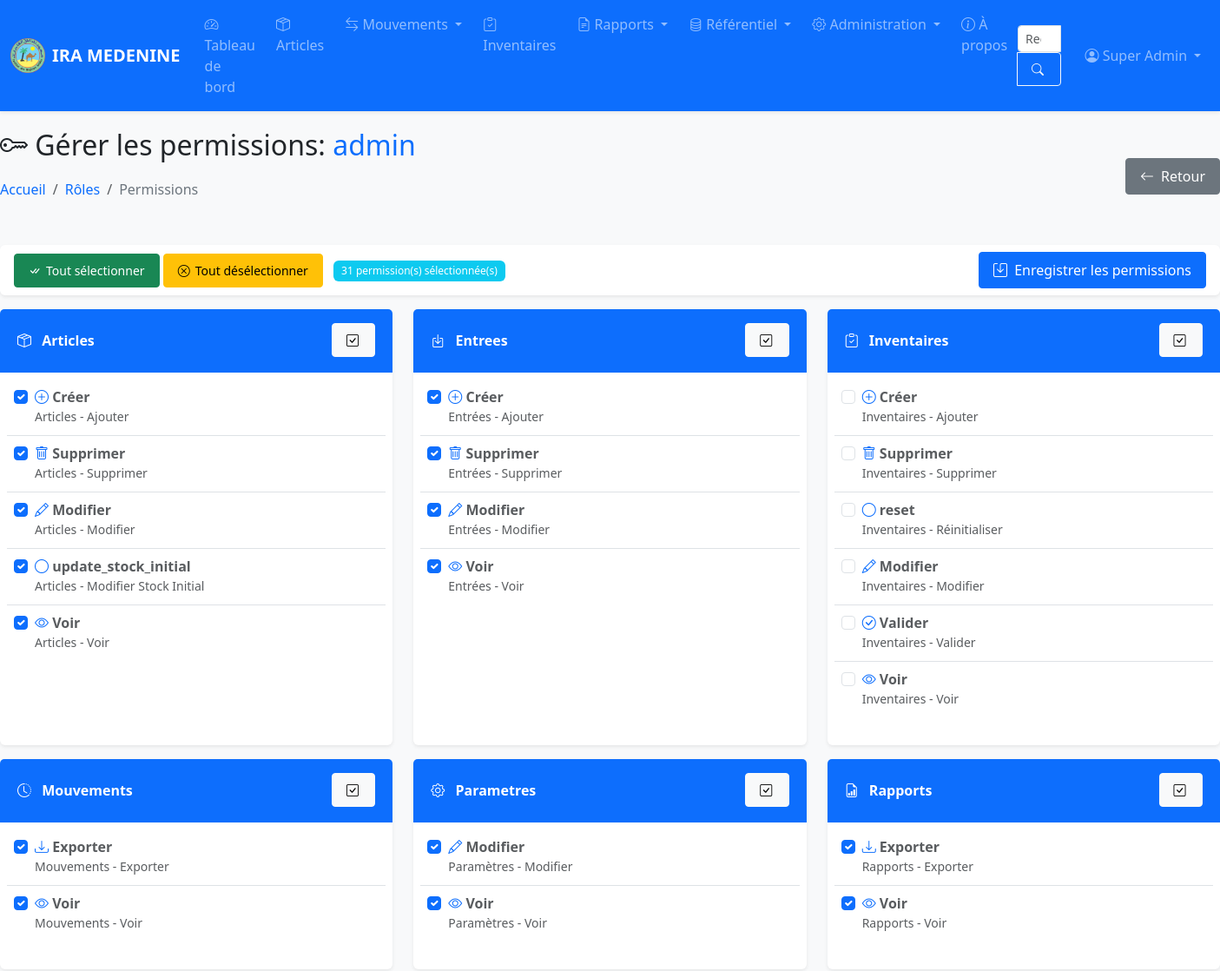
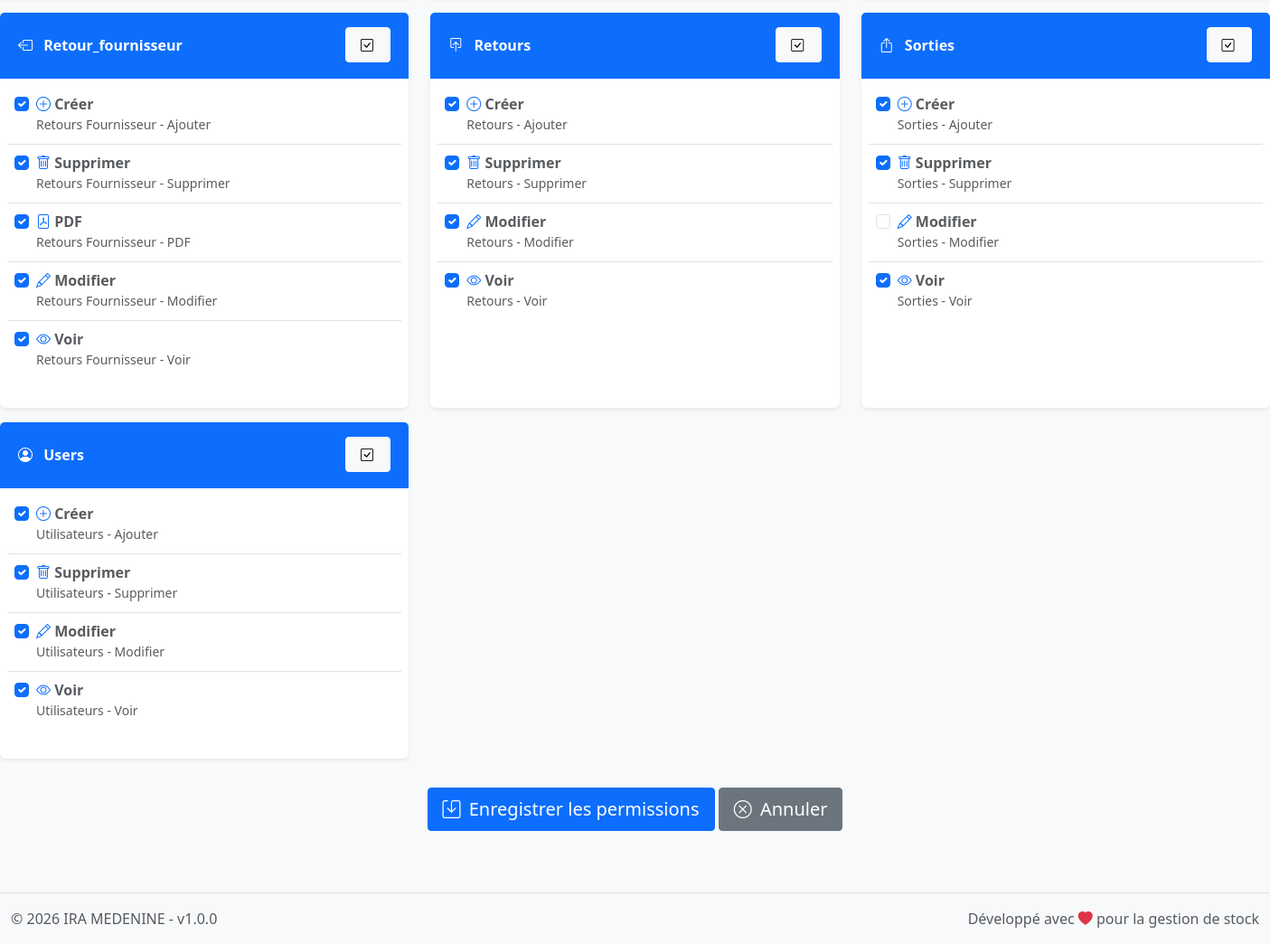
/pages/roles/permissions.php?id=1 (signed in), run on the app's committed database (2 pictures, top to bottom).
### tables this page shows
CREATE TABLE IF NOT EXISTS `parametres` (
  `id` int NOT NULL AUTO_INCREMENT,
  `nom_etablissement` varchar(255) NOT NULL,
  `logo` varchar(255) DEFAULT NULL,
  `adresse` text,
  `tel_fixe` varchar(20) DEFAULT NULL,
  `tel_mobile` varchar(20) DEFAULT NULL,
  `fax` varchar(20) DEFAULT NULL,
  `email` varchar(100) DEFAULT NULL,
  `site_web` varchar(50) NOT NULL,
  `created_at` timestamp NOT NULL DEFAULT CURRENT_TIMESTAMP,
  `updated_at` timestamp NOT NULL DEFAULT CURRENT_TIMESTAMP ON UPDATE CURRENT_TIMESTAMP,
  PRIMARY KEY (`id`)
);

CREATE TABLE IF NOT EXISTS `roles` (
  `id` int NOT NULL AUTO_INCREMENT,
  `nom` varchar(50) NOT NULL,
  `description` text,
  `created_at` timestamp NOT NULL DEFAULT CURRENT_TIMESTAMP,
  PRIMARY KEY (`id`),
  UNIQUE KEY `nom` (`nom`)
);

CREATE TABLE IF NOT EXISTS `permissions` (
  `id` int NOT NULL AUTO_INCREMENT,
  `nom` varchar(100) NOT NULL,
  `module` varchar(50) NOT NULL,
  `action` varchar(50) NOT NULL,
  `description` text,
  `created_at` timestamp NOT NULL DEFAULT CURRENT_TIMESTAMP,
  PRIMARY KEY (`id`),
  UNIQUE KEY `unique_permission` (`module`,`action`),
  KEY `idx_module` (`module`)
);

### pages/roles/permissions.php (the view, shortened to what the rows shown need)
<?php
require_once __DIR__ . '/../../includes/header.php';
$db = Database::getInstance();
$role_id = $_GET['id'] ?? 0;
$db->prepare("SELECT * FROM roles WHERE id = :id");
$db->bind(':id', $role_id);
$role = $db->fetch();
$sql = "SELECT * FROM permissions ORDER BY module, action";
$db->prepare($sql);
$all_permissions = $db->fetchAll();
$sql = "SELECT permission_id FROM role_permissions WHERE role_id = :role_id";
$db->prepare($sql);
$db->bind(':role_id', $role_id);
$current_permissions = $db->fetchAll();
$current_permission_ids = array_column($current_permissions, 'permission_id');
$permissions_by_module = [];
foreach ($all_permissions as $perm) {
    $module = $perm['module'];
    if (!isset($permissions_by_module[$module])) {
        $permissions_by_module[$module] = [];
    }
    $permissions_by_module[$module][] = $perm;
}
$module_icons = [
    'dashboard' => 'bi-speedometer2',
    'articles' => 'bi-box-seam',
    'services' => 'bi-building',
    'employes' => 'bi-people',
    'fournisseurs' => 'bi-truck',
    'equipes' => 'bi-person-workspace',
    'entrees' => 'bi-box-arrow-in-down',
    'sorties' => 'bi-box-arrow-up',
    'retours' => 'bi-box-arrow-in-up',
    'retour_fournisseur' => 'bi-box-arrow-left',
    'mouvements' => 'bi-clock-history',
    'bureaux' => 'bi-door-open',
    'inventaires' => 'bi-clipboard-check',
    'users' => 'bi-person-circle',
    'roles' => 'bi-shield-check',
    'permissions' => 'bi-key',
    'parametres' => 'bi-gear',
    'rapports' => 'bi-file-earmark-bar-graph',
    'traces' => 'bi-clock-history'
];
$action_config = [
    'view' => ['icon' => 'bi-eye', 'label' => 'Voir'],
    'create' => ['icon' => 'bi-plus-circle', 'label' => 'Créer'],
    'update' => ['icon' => 'bi-pencil', 'label' => 'Modifier'],
    'delete' => ['icon' => 'bi-trash', 'label' => 'Supprimer'],
    'export' => ['icon' => 'bi-download', 'label' => 'Exporter'],
    'import' => ['icon' => 'bi-upload', 'label' => 'Importer'],
    'validate' => ['icon' => 'bi-check-circle', 'label' => 'Valider'],
    'close' => ['icon' => 'bi-lock', 'label' => 'Clôturer'],
    'pdf' => ['icon' => 'bi-file-pdf', 'label' => 'PDF']
];
?>
<?php require_once __DIR__ . '/../../includes/navbar.php'; ?>
<div class="container-fluid main-container">
    <div class="row mb-4">
        <div class="col-12">
            <div class="d-flex justify-content-between align-items-center">
                <div>
                    <h2>
                        <i class="bi bi-key"></i>
                        Gérer les permissions: <span class="text-primary"><?php echo htmlspecialchars($role['nom']); ?></span>
                    </h2>
                </div>
            </div>
        </div>
    </div>
    <form method="POST">
        <div class="row">
            <?php foreach ($permissions_by_module as $module => $permissions): ?>
                <div class="col-md-6 col-lg-4 mb-3">
                    <div class="card h-100">
                        <div class="card-header bg-primary text-white d-flex justify-content-between align-items-center">
                            <div>
                                <i class="<?php echo $module_icons[$module] ?? 'bi-box'; ?>"></i>
                                <strong><?php echo ucfirst($module); ?></strong>
                            </div>
                            <button type="button" class="btn btn-sm btn-light"
                                    onclick="toggleModule('<?php echo $module; ?>')">
                                <i class="bi bi-check-square"></i>
                            </button>
                        </div>
                        <div class="card-body p-2">
                            <div class="list-group list-group-flush">
                                <?php foreach ($permissions as $perm): ?>
                                    <?php
                                    $action = $perm['action'];
                                    $config = $action_config[$action] ?? ['icon' => 'bi-circle', 'label' => $action];
                                    $is_checked = in_array($perm['id'], $current_permission_ids);
                                    ?>
                                    <label class="list-group-item list-group-item-action p-2 cursor-pointer"
                                           style="cursor: pointer;">
                                        <div class="form-check">
                                            <input class="form-check-input permission-checkbox"
                                                   type="checkbox"
                                                   name="permissions[]"
                                                   value="<?php echo $perm['id']; ?>"
                                                   data-module="<?php echo $module; ?>"
                                                   <?php echo $is_checked ? 'checked' : ''; ?>
                                                   onchange="updateCount()">
                                            <label class="form-check-label w-100">
                                                <i class="<?php echo $config['icon']; ?> text-primary"></i>
                                                <strong><?php echo $config['label']; ?></strong>
                                                <small class="text-muted d-block"><?php echo htmlspecialchars($perm['nom']); ?></small>
                                            </label>
                                        </div>
                                    </label>
                                <?php endforeach; ?>
                            </div>
                        </div>
                    </div>
                </div>
            <?php endforeach; ?>
        </div>
    </form>
</div>
<?php require_once __DIR__ . '/../../includes/footer.php'; ?>

### includes/navbar.php (shortened to what the rows shown need)
<nav class="navbar navbar-expand-lg navbar-dark bg-primary sticky-top">
    <div class="container-fluid">
        <a class="navbar-brand d-flex align-items-center" href="<?php echo BASE_URL; ?>/index.php">
            <?php if (!empty($parametres['logo'])): ?>
                <img src="<?php echo BASE_URL; ?>/uploads/logo/<?php echo htmlspecialchars($parametres['logo']); ?>" alt="Logo" height="40" class="me-2" style="object-fit:contain;">
            <?php endif; ?>
            <span class="fw-bold"><?php echo htmlspecialchars($parametres['nom_etablissement'] ?? APP_NAME); ?></span>
        </a>
    </div>
</nav>

### includes/footer.php (shortened to what the rows shown need)
    <footer class="footer mt-auto py-3 bg-light border-top">
        <div class="container-fluid">
            <div class="row">
                <div class="col-md-6 text-muted">
                    &copy; <?php echo date('Y'); ?> <?php echo $parametres['nom_etablissement'] ?? APP_NAME; ?> - v<?php echo APP_VERSION; ?>
                </div>
                <div class="col-md-6 text-end text-muted">
                    Développé avec <i class="bi bi-heart-fill text-danger"></i> pour la gestion de stock
                </div>
            </div>
        </div>
    </footer>
</body>
</html>

### data on the page
parametres: logo (picture), nom_etablissement "IRA MEDENINE"
roles: nom "admin"
permissions: id "☑", action "Créer", nom "Articles - Ajouter"
permissions: id "☑", action "Supprimer", nom "Articles - Supprimer"
permissions: id "☑", action "Modifier", nom "Articles - Modifier"
permissions: id "☑", action "update_stock_initial", nom "Articles - Modifier Stock Initial"
permissions: id "☑", action "Voir", nom "Articles - Voir"
permissions: id "☑", action "Créer", nom "Entrées - Ajouter"
permissions: id "☑", action "Supprimer", nom "Entrées - Supprimer"
permissions: id "☑", action "Modifier", nom "Entrées - Modifier"
permissions: id "☑", action "Voir", nom "Entrées - Voir"
permissions: action "Créer", nom "Inventaires - Ajouter"
permissions: action "Supprimer", nom "Inventaires - Supprimer"
permissions: action "reset", nom "Inventaires - Réinitialiser"
permissions: action "Modifier", nom "Inventaires - Modifier"
permissions: action "Valider", nom "Inventaires - Valider"
permissions: action "Voir", nom "Inventaires - Voir"
permissions: id "☑", action "Exporter", nom "Mouvements - Exporter"
permissions: id "☑", action "Voir", nom "Mouvements - Voir"
permissions: id "☑", action "Modifier", nom "Paramètres - Modifier"
permissions: id "☑", action "Voir", nom "Paramètres - Voir"
permissions: id "☑", action "Exporter", nom "Rapports - Exporter"
permissions: id "☑", action "Voir", nom "Rapports - Voir"
permissions: id "☑", action "Créer", nom "Retours Fournisseur - Ajouter"
permissions: id "☑", action "Supprimer", nom "Retours Fournisseur - Supprimer"
permissions: id "☑", action "PDF", nom "Retours Fournisseur - PDF"
permissions: id "☑", action "Modifier", nom "Retours Fournisseur - Modifier"
permissions: id "☑", action "Voir", nom "Retours Fournisseur - Voir"
permissions: id "☑", action "Créer", nom "Retours - Ajouter"
permissions: id "☑", action "Supprimer", nom "Retours - Supprimer"
permissions: id "☑", action "Modifier", nom "Retours - Modifier"
permissions: id "☑", action "Voir", nom "Retours - Voir"
permissions: id "☑", action "Créer", nom "Sorties - Ajouter"
permissions: id "☑", action "Supprimer", nom "Sorties - Supprimer"
permissions: action "Modifier", nom "Sorties - Modifier"
permissions: id "☑", action "Voir", nom "Sorties - Voir"
permissions: id "☑", action "Créer", nom "Utilisateurs - Ajouter"
permissions: id "☑", action "Supprimer", nom "Utilisateurs - Supprimer"
permissions: id "☑", action "Modifier", nom "Utilisateurs - Modifier"
permissions: id "☑", action "Voir", nom "Utilisateurs - Voir"

### other printed values
$current_user['prenom'] "Super"
$current_user['nom'] "Admin"
count($current_permission_ids) "31"
$module "Articles"
$module "Entrees"
$module "Inventaires"
$module "Mouvements"
$module "Parametres"
$module "Rapports"
$module "Retour_fournisseur"
$module "Retours"
$module "Sorties"
$module "Users"
APP_VERSION "1.0.0"
